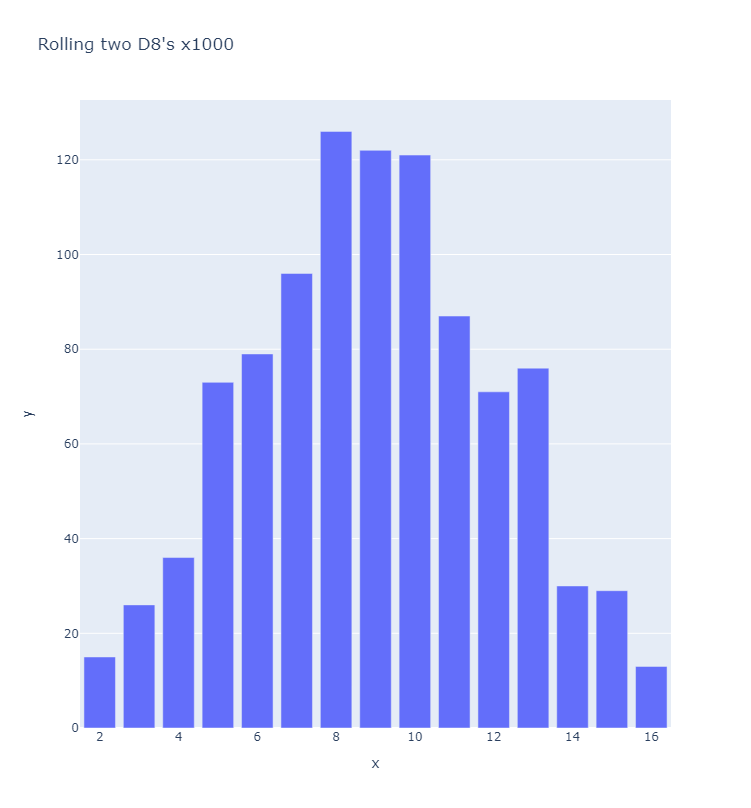

Here is the Python script that generated this plot:
import plotly.express as px

from die import Die

die1 = Die(8)
die2 = Die(8)

rolls = []

for roll_num in range(1000):
    result = die1.roll() + die2.roll()
    rolls.append(result)

freqs = []
possible_results = range(2, die1.num_sides + die2.num_sides + 1) # min is 2, max is 8 + 8 + 1

for value in possible_results:
    frequency = rolls.count(value)
    freqs.append(frequency)

title = "Rolling two D8's x1000"
fig = px.bar(x=possible_results, y=freqs, title=title)

fig.show()
